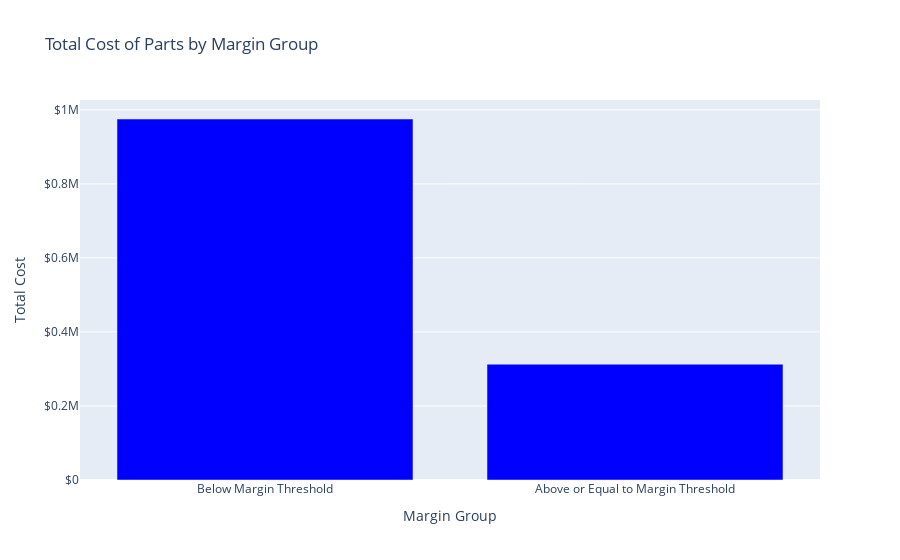

The notebook cell this image was saved under:
### Code cell
# Calculate the total cost for each subset
total_cost_below_margin = parts_data_below_margin['Total Cost'].sum()
total_cost_above_margin = parts_data_above_margin['Total Cost'].sum()

# Create a grouped bar chart
fig = go.Figure()
fig.add_trace(go.Bar(x=['Below Margin Threshold', 'Above or Equal to Margin Threshold'],
                     y=[total_cost_below_margin, total_cost_above_margin],
                     name='Total Cost',
                     marker_color='blue'))

# Add chart labels and title
fig.update_layout(title='Total Cost of Parts by Margin Group',
                  xaxis_title='Margin Group',
                  yaxis_title='Total Cost',
                  yaxis_tickprefix='$',
                  barmode='group')

# Show the interactive chart
fig.show()

### Figure 1 — Plotly figure (JSON) as saved in the notebook; plotly's stock layout.template omitted (floating-point values rounded to 4 significant figures)
{"data": [{"marker": {"color": "blue"}, "name": "Total Cost", "type": "bar", "x": ["Below Margin Threshold", "Above or Equal to Margin Threshold"], "y": [975200.0, 312800.0]}], "layout": {"barmode": "group", "title": {"text": "Total Cost of Parts by Margin Group"}, "xaxis": {"title": {"text": "Margin Group"}}, "yaxis": {"tickprefix": "$", "title": {"text": "Total Cost"}}}}
